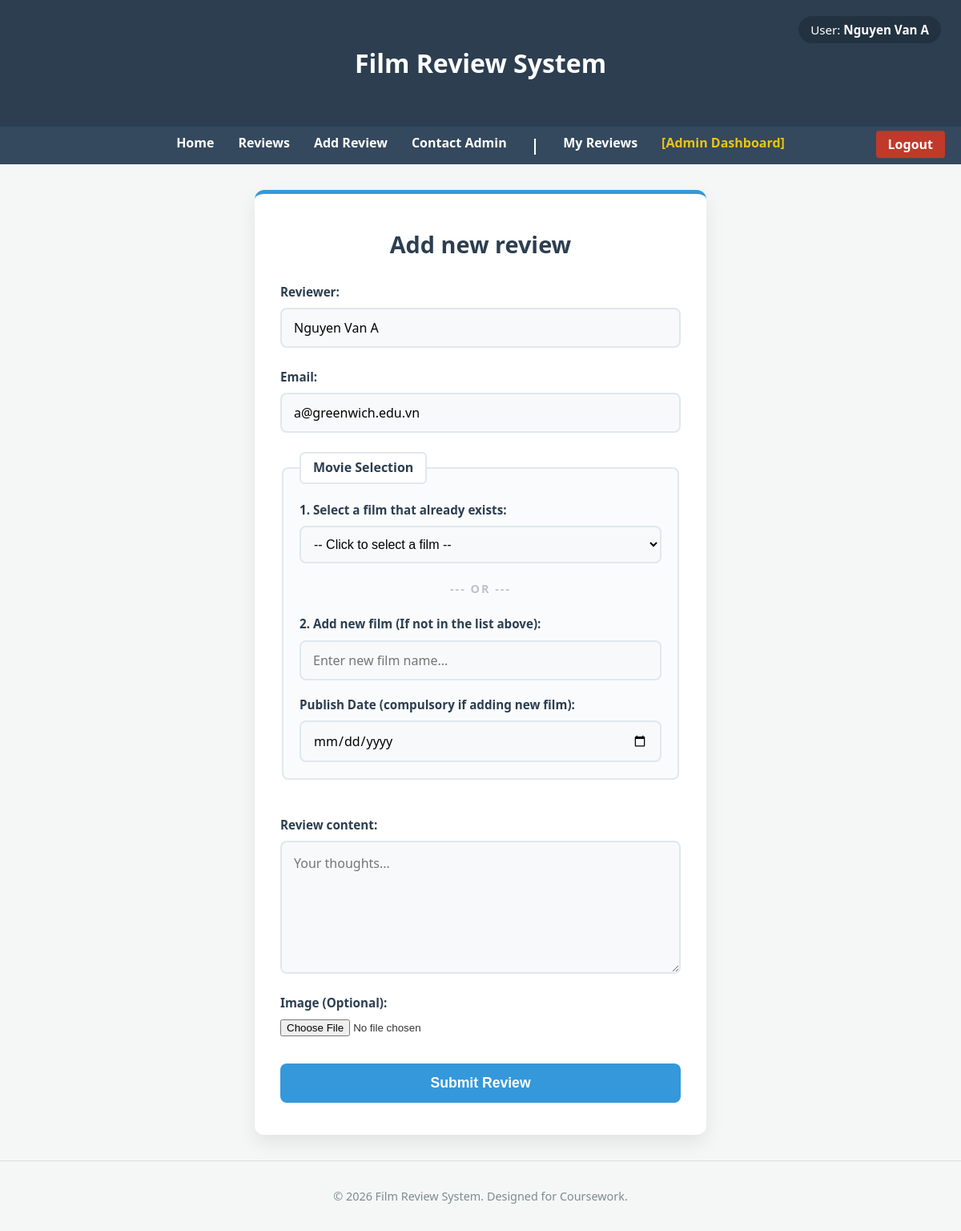
/addreview.php (signed in), run on the app's committed database.
### tables this page shows
CREATE TABLE `author` (
  `id` int(11) NOT NULL,
  `name` varchar(255) NOT NULL,
  `email` varchar(255) NOT NULL,
  `is_admin` tinyint(1) DEFAULT 0,
  `password` varchar(255) DEFAULT NULL
);

### addreview.php (called while the page is built, shortened)
<?php
include_once 'includes/DatabaseConnection.php';
include_once 'includes/DatabaseFunctions.php';
if (isset($_POST['reviewtext'])) {
    try {
        $author_name = trim($_POST['author_name']);
        $author_email = trim($_POST['author_email']);
        $review_text = trim($_POST['reviewtext']);
        $existingAuthor = getAuthorByEmail($pdo, $author_email);
        $author_id = $existingAuthor ? $existingAuthor['id'] : insertAuthor($pdo, $author_name, $author_email);
        $film_id = null;
        if (!empty($_POST['new_film_name'])) {
            $new_film_name = trim($_POST['new_film_name']);
            $publish_date = !empty($_POST['publish_date']) ? $_POST['publish_date'] : date('Y-m-d');
            $existingFilm = getFilmByName($pdo, $new_film_name);
            $film_id = $existingFilm ? $existingFilm['id'] : insertFilm($pdo, $new_film_name, $publish_date);
        } elseif (!empty($_POST['film_id'])) {
            $film_id = $_POST['film_id'];
        } else {
            throw new Exception("Please select a film or enter a new film name!");
        }
        $imageName = null;
        if (!empty($_FILES['review_image']['name']) && $_FILES['review_image']['error'] == UPLOAD_ERR_OK) {
            if (!is_dir('uploads')) mkdir('uploads', 0777, true);
            $imageName = time() . '_' . basename($_FILES['review_image']['name']);
            move_uploaded_file($_FILES['review_image']['tmp_name'], 'uploads/' . $imageName);
        }
        insertReview($pdo, $review_text, $author_id, $film_id, $imageName);
        header('Location: reviews.php');
        exit();
    } catch (Exception $e) {
        $title = 'Error';
        $output = '<div style="color:red; text-align:center; padding:20px;">Error: ' . $e->getMessage() . '</div>';
    }
} else {
    try {
        $current_name = '';
        $current_email = '';
        if ($current_user_id) {
            $user = getAuthorById($pdo, $current_user_id);
            if ($user) {
                $current_name = $user['name'];
                $current_email = $user['email'];
            }
        }
        include 'templates/addreview.html.php';
        $output = ob_get_clean();
    } catch (PDOException $e) {
        $output = 'Error: ' . $e->getMessage();
    }
}
include 'templates/layout.html.php';

### includes/DatabaseConnection.php (called while the page is built, shortened)
<?php
$db_config = [
    'host' => 'localhost',
    'name' => 'comp1841_coursework',
    'user' => 'root',
    'pass' => '',
    'char' => 'utf8'
];
try {
    $dsn = "mysql:host={$db_config['host']};dbname={$db_config['name']};charset={$db_config['char']}";
    $pdo = new PDO($dsn, $db_config['user'], $db_config['pass']);
    $pdo->setAttribute(PDO::ATTR_ERRMODE, PDO::ERRMODE_EXCEPTION);
} catch (PDOException $e) {
    die("Database Connection Failed: " . $e->getMessage());
}
$current_user_id = $_SESSION['user_id'] ?? null;
if ($current_user_id) {
    $stmt = $pdo->prepare('SELECT name, is_admin FROM author WHERE id = ?');
    $stmt->execute([$current_user_id]);
    $user = $stmt->fetch();
    if ($user) {
        $is_admin = (bool)$user['is_admin'];
        $logged_in_name = $user['name'];
    }
}

### includes/DatabaseFunctions.php (called while the page is built, shortened)
<?php
function query($pdo, $sql, $parameters = [])
{
    $stmt = $pdo->prepare($sql);
    $stmt->execute($parameters);
    return $stmt;
}
function getAuthorById($pdo, $id)
{
    return query($pdo, 'SELECT * FROM `author` WHERE `id` = :id', [':id' => $id])->fetch();
}

### templates/addreview.html.php (the view, shortened to what this page needs)
<div class="form-container">
    <h2>Add new review</h2>
    <form action="" method="post" enctype="multipart/form-data" class="review-form">
        <div class="form-group">
            <label for="author_name">Reviewer:</label>
            <input type="text" name="author_name" id="author_name" required value="<?= htmlspecialchars($current_name, ENT_QUOTES, 'UTF-8') ?>">
        </div>
        <div class="form-group">
            <label for="author_email">Email:</label>
            <input type="email" name="author_email" id="author_email" required value="<?= htmlspecialchars($current_email, ENT_QUOTES, 'UTF-8') ?>">
        </div>
        <fieldset class="form-fieldset">
            <legend>Movie Selection</legend>
            <div class="form-group">
                <label for="film_id">1. Select a film that already exists:</label>
                <select name="film_id" id="film_id">
                    <option value="">-- Click to select a film --</option>
                </select>
            </div>
            <div class="divider-text">--- OR ---</div>
            <div class="form-group">
                <label for="new_film_name">2. Add new film (If not in the list above):</label>
                <input type="text" name="new_film_name" id="new_film_name" placeholder="Enter new film name...">
                <label for="publish_date" style="margin-top: 10px; display: block;">Publish Date (compulsory if adding new film):</label>
                <input type="date" name="publish_date" id="publish_date">
            </div>
        </fieldset>
        <div class="form-group">
            <label for="reviewtext">Review content:</label>
            <textarea id="reviewtext" name="reviewtext" rows="6" required placeholder="Your thoughts..."></textarea>
        </div>
        <div class="form-group">
            <label for="review_image">Image (Optional):</label>
            <input type="file" name="review_image" id="review_image" accept="image/*">
        </div>
        <button type="submit" name="submit" class="submit-btn">Submit Review</button>
    </form>
</div>

### templates/layout.html.php (shortened to what this page needs)
<!DOCTYPE html>
<html lang="en">
<head>
    <link rel="stylesheet" href="reviews.css">
</head>
<body>
    <header>
        <h1>Film Review System</h1>
        <?php if ($current_user_id): ?>
            <div class="user-info">
                <i class="fas fa-user-circle"></i> User: <strong><?= htmlspecialchars($logged_in_name, ENT_QUOTES, 'UTF-8') ?></strong>
            </div>
        <?php endif; ?>
    </header>
    <nav>
        <ul>
            <li><a href="index.php">Home</a></li>
            <li><a href="reviews.php">Reviews</a></li>
            <?php if (isset($current_user_id) && $current_user_id): ?>
                <li><a href="addreview.php">Add Review</a></li>
                <li><a href="contact.php">Contact Admin</a></li>
                <li><b>|</b></li>
                <li><a href="myreviews.php">My Reviews</a></li>
                <?php if (isset($is_admin) && $is_admin): ?>
                    <li><a href="admin.php" style="color: #f1c40f;">[Admin Dashboard]</a></li>
                <?php endif; ?>
                <li class="auth-btn"><a href="logout.php" class="btn-logout">Logout</a></li>
            <?php else: ?>
                <li class="auth-btn"><a href="login.php" class="btn-login">Login</a></li>
            <?php endif; ?>
        </ul>
    </nav>
    <main>
        <?= $output ?>
    </main>
    <footer>
        &copy; <?= date('Y') ?> Film Review System. Designed for Coursework.
    </footer>
</body>
</html>

### reviews.css (style rules this page uses)
:root { --primary-color: #2c3e50; --secondary-color: #3498db; --bg-color: #f4f7f6; --text-color: #333; --white: #ffffff; --border-radius: 8px; }
body { font-family: 'Segoe UI', Tahoma, Geneva, Verdana, sans-serif; line-height: 1.6; background-color: var(--bg-color); color: var(--text-color); margin: 0; padding: 0; }
header { background: var(--primary-color); color: var(--white); padding: 2rem 1rem; text-align: center; }
nav { background: #34495e; padding: 0.5rem; position: sticky; top: 0; z-index: 1000; }
nav ul { list-style: none; padding: 0; margin: 0; display: flex; justify-content: center; }
nav li { margin: 0 15px; }
nav a { color: var(--white); text-decoration: none; font-weight: bold; transition: color 0.3s; }
nav b { color: #ffffffff; pointer-events: none; font-weight: bold; font-size: 120%; }
main { max-width: 900px; margin: 2rem auto; padding: 1rem; background: var(--white); border-radius: var(--border-radius); box-shadow: 0 4px 6px rgba(0, 0, 0, 0.1); min-height: 60vh; }
footer { text-align: center; padding: 2rem; font-size: 0.9rem; color: #7f8c8d; border-top: 1px solid #ddd; margin-top: 2rem; }
.review-form { display: flex; flex-direction: column; gap: 15px; max-width: 600px; margin: 0 auto; }
.review-form label { font-weight: bold; color: var(--primary-color); }
.review-form textarea { padding: 10px; border: 1px solid #ccc; border-radius: var(--border-radius); font-family: inherit; resize: vertical; }
.form-container { background: var(--white); max-width: 500px; margin: 2rem auto; padding: 2.5rem 2rem; border-radius: 12px; box-shadow: 0 10px 25px rgba(0, 0, 0, 0.08); border-top: 5px solid var(--secondary-color); }
.form-container h2 { text-align: center; color: var(--primary-color); margin-top: 0; margin-bottom: 1.5rem; font-size: 1.8rem; }
.review-form { display: flex; flex-direction: column; gap: 1.5rem; }
.form-group { display: flex; flex-direction: column; gap: 0.5rem; }
.form-group label { font-weight: 600; color: var(--primary-color); font-size: 0.95rem; }
.form-group textarea { padding: 15px; border: 2px solid #e1e8ed; border-radius: 8px; font-family: inherit; font-size: 1rem; transition: all 0.3s ease; background-color: #f8f9fa; resize: vertical; }
.submit-btn { background-color: var(--secondary-color); color: var(--white); border: none; padding: 14px 20px; border-radius: 8px; cursor: pointer; font-size: 1.1rem; font-weight: bold; transition: all 0.3s ease; margin-top: 10px; }
.review-form select { padding: 12px; border: 2px solid #e1e8ed; border-radius: 8px; font-size: 1rem; background-color: #f8f9fa; cursor: pointer; }
.review-form input[type="text"], .review-form input[type="email"], .review-form input[type="password"], .review-form input[type="date"] { padding: 12px 15px; border: 2px solid #e1e8ed; border-radius: 8px; font-size: 1rem; font-family: inherit; transition: all 0.3s ease; background-color: #f8f9fa; width: 100%; box-sizing: border-box; }
.auth-btn { position: absolute; right: 20px; top: 50%; transform: translateY(-50%); margin: 0 !important; }
.auth-btn a { padding: 6px 15px; border-radius: 4px; transition: background-color 0.3s; }
.form-fieldset { border: 2px solid #e1e8ed; padding: 20px; margin-bottom: 20px; border-radius: 8px; background-color: #fafbfc; }
.form-fieldset legend { font-weight: bold; color: var(--primary-color); padding: 5px 15px; background: var(--white); border-radius: 6px; border: 2px solid #e1e8ed; }
.divider-text { text-align: center; margin: 20px 0; font-weight: bold; color: #bdc3c7; font-size: 0.9rem; letter-spacing: 2px; }
.user-info { position: absolute; top: 20px; right: 25px; font-size: 0.95rem; color: var(--white); background: rgba(0, 0, 0, 0.2); padding: 5px 15px; border-radius: 20px; }
.btn-logout { background-color: #c0392b !important; }
main { max-width: 1400px !important; background: transparent !important; box-shadow: none !important; padding: 0 !important; }

### data on the page
author: name "Nguyen Van A", author_name "Nguyen Van A", author_email "a@greenwich.edu.vn"
